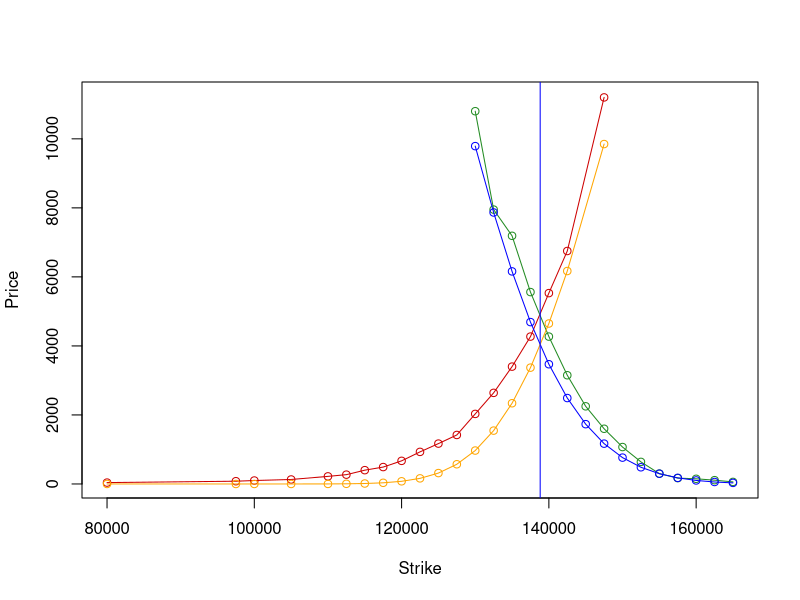

Write R code to recreate this figure.
library("TTR")

# BS d1
D1 <- function (S, E, r, volatility, expiry) {
  (log(S / E) + (r + 0.5 * volatility ^ 2) * (expiry)) / (volatility * sqrt(expiry))
}

# BS d2
D2 <- function (d1, volatility, expiry) {
  d1 - volatility * sqrt(expiry)
}

# call
C <- function (S, d1, d2, E, r, expiry) {
  S * pnorm(d1) - E * exp(-r * (expiry)) * pnorm(d2)
}

# put
P <- function (S, d1, d2, E, r, expiry) {
  -S * pnorm(-d1) + E * exp(-r * (expiry)) * pnorm(-d2)
}

# asset: RIU9, expires in 71 days, price: 138820, Trade date: 10.07.2019 0:00:00
asset = 138820
expiry = 1 / 252 * 71
callStrikes = c(130000,132500,135000,137500,140000,142500,145000,147500,150000,152500,155000,157500,160000,162500,165000)
callPrices = c(10800,7950,7190,5560,4270,3150,2250,1600,1070,640,300,170,150,110,60)
putStrikes = c(80000,97500,100000,105000,110000,112500,115000,117500,120000,122500,125000,127500,130000,132500,135000,137500,140000,142500,147500)
putPrices = c(40,80,100,130,220,270,400,490,670,930,1170,1420,2030,2640,3400,4270,5530,6750,11200)

Open = c(116950,115750,117570,117740,118350,117820,118500,119450,119760,121820,120330,121300,120320,121590,121950,121680,121890,123350,123290,121560,120360,120170,120940,120000,119660,121210,120230,119400,119300,117880,117200,120350,120320,121590,120720,120690,123030,124360,122430,123050,123700,122160,122550,123510,123490,126400,125650,125580,127460,128070,128710,130910,131270,131020,131180,132660,133170,136090,134480,135810,135430,136200,136150,135230,137550,136690,137120,138430,137210,138300,137610)
High = c(118280,117790,118000,119000,118350,118500,119300,120580,121790,122000,121830,121700,121520,122600,122390,122210,123500,124110,123690,121560,120550,121200,121300,120800,121000,121440,120720,120000,119410,118500,120500,121000,121990,121590,121580,123150,124760,124520,124070,123770,124050,122920,124130,124070,127300,127260,126640,128060,128670,130070,131630,131490,132690,132330,133110,133850,136650,136370,136350,136560,136390,137080,136780,138360,137910,137730,138580,138850,138310,138340,139270)
Low = c(115550,115750,117000,117620,117270,117630,118440,119390,119570,120400,119850,120000,120060,121550,121150,121670,121720,122800,121470,120200,119690,119950,120050,119430,119660,118750,119380,118950,117150,117000,117110,119620,120080,120420,120330,120630,122640,121980,121880,122960,121590,121390,122540,122070,122450,125180,125200,125370,127330,127870,128450,129910,130970,130530,127100,132610,132710,133800,134350,134460,134470,135270,135160,134600,136370,136130,137120,137210,136600,137310,136830)
Close = c(115960,117790,117400,118520,117990,118460,119300,119500,121650,120400,120600,120270,121250,121980,121690,121870,123340,123320,121720,120200,120150,121030,120350,119630,121000,120240,119720,119740,117680,117700,120500,120520,121640,120770,121120,123100,124690,122500,122990,123650,123540,122600,123600,123880,126740,125720,125630,127540,128200,128650,130800,131430,131030,131300,132780,132960,136030,134450,135690,135370,136070,136130,135280,137710,136610,137170,138470,137260,138220,137510,138820)
ohlc <- data.frame(Open, High, Low, Close)

vYZ <- volatility(ohlc, calc = "yang.zhang")
hv = vYZ[length(vYZ)]

callPricesHV = array(length(callStrikes))
putPricesHV = array(length(putStrikes))

for (i in 1:length(callStrikes))
{
  S = asset
  E = callStrikes[i]
  r = 0
  d1 = D1(S, E, r, hv, expiry)
  d2 = D2(d1, hv, expiry)
  callPricesHV[i] = C(S, d1, d2, E, r, expiry)
}

for (i in 1:length(putStrikes))
{
  S = asset
  E = putStrikes[i]
  r = 0
  d1 = D1(S, E, r, hv, expiry)
  d2 = D2(d1, hv, expiry)
  putPricesHV[i] = P(S, d1, d2, E, r, expiry)
}

xrange = range(putStrikes, callStrikes)
yrange = range(putPrices, callPrices)

plot(xrange, yrange, type = "n", xlab = "Strike", ylab = "Price")

points(putStrikes, putPrices, col = "red3", type = "o")
points(callStrikes, callPrices, col = "forestgreen", type = "o")

points(callStrikes, callPricesHV, col = "blue", type = "o")
points(putStrikes, putPricesHV, col = "orange", type = "o")

abline(v=asset, col="blue")